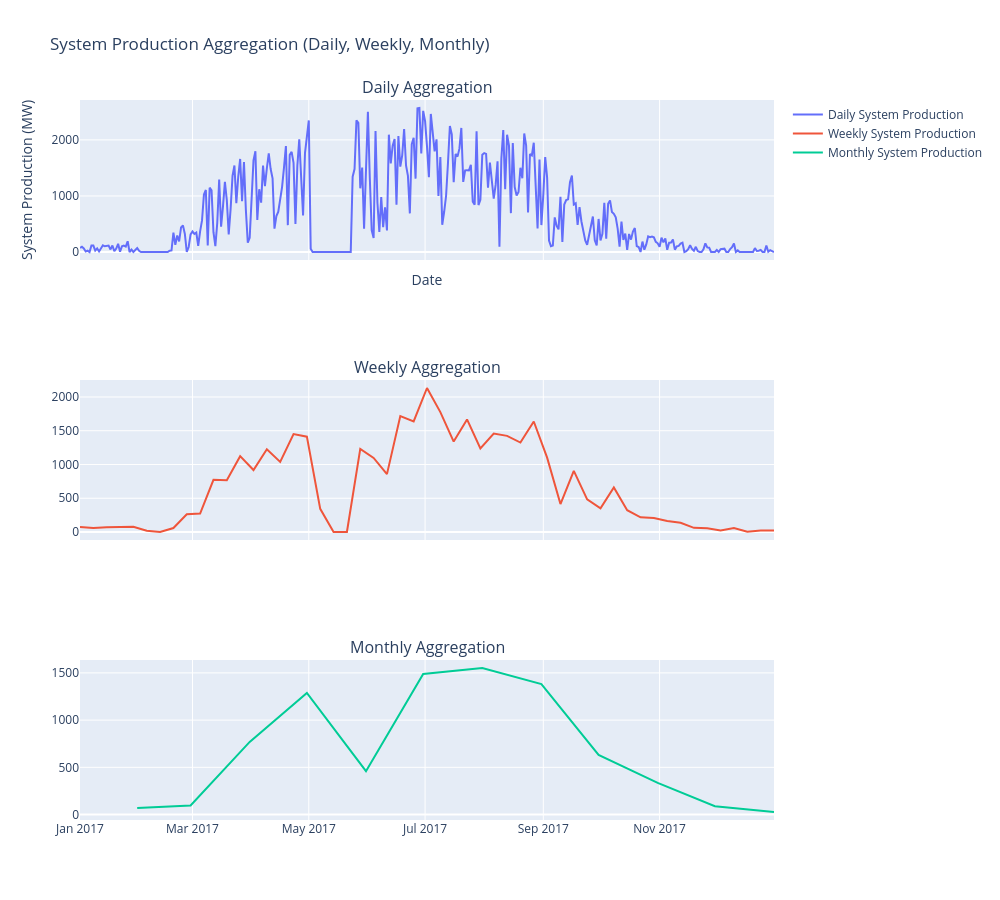

This figure's notebook cell:
### Code cell
import plotly.graph_objs as go
import plotly.subplots as sp

# Create subplots with shared x-axis
fig = sp.make_subplots(rows=3, cols=1, shared_xaxes=True,
                       subplot_titles=("Daily Aggregation", "Weekly Aggregation", "Monthly Aggregation"))

# Plot daily data
fig.add_trace(go.Scatter(x=df_daily.index, y=df_daily['SystemProduction'], mode='lines', name='Daily System Production'),
              row=1, col=1)

# Plot weekly data
fig.add_trace(go.Scatter(x=df_weekly.index, y=df_weekly['SystemProduction'], mode='lines', name='Weekly System Production'),
              row=2, col=1)

# Plot monthly data
fig.add_trace(go.Scatter(x=df_monthly.index, y=df_monthly['SystemProduction'], mode='lines', name='Monthly System Production'),
              row=3, col=1)

# Update layout
fig.update_layout(height=900, width=1000, title_text="System Production Aggregation (Daily, Weekly, Monthly)",
                  xaxis_title='Date', yaxis_title='System Production (MW)')

# Display the figure
fig.show()

### Figure 1 — Plotly figure (JSON) as saved in the notebook; plotly's stock layout.template omitted (floating-point values rounded to 4 significant figures; data arrays with more than 128 entries replaced by an {"elided": "..."} marker saying what was removed)
{"data": [{"mode": "lines", "name": "Daily System Production", "type": "scatter", "x": {"elided": "365 str values"}, "xaxis": "x", "y": {"elided": "365 float values"}, "yaxis": "y"}, {"mode": "lines", "name": "Weekly System Production", "type": "scatter", "x": ["2017-01-01T00:00:00.000000000", "2017-01-08T00:00:00.000000000", "2017-01-15T00:00:00.000000000", "2017-01-22T00:00:00.000000000", "2017-01-29T00:00:00.000000000", "2017-02-05T00:00:00.000000000", "2017-02-12T00:00:00.000000000", "2017-02-19T00:00:00.000000000", "2017-02-26T00:00:00.000000000", "2017-03-05T00:00:00.000000000", "2017-03-12T00:00:00.000000000", "2017-03-19T00:00:00.000000000", "2017-03-26T00:00:00.000000000", "2017-04-02T00:00:00.000000000", "2017-04-09T00:00:00.000000000", "2017-04-16T00:00:00.000000000", "2017-04-23T00:00:00.000000000", "2017-04-30T00:00:00.000000000", "2017-05-07T00:00:00.000000000", "2017-05-14T00:00:00.000000000", "2017-05-21T00:00:00.000000000", "2017-05-28T00:00:00.000000000", "2017-06-04T00:00:00.000000000", "2017-06-11T00:00:00.000000000", "2017-06-18T00:00:00.000000000", "2017-06-25T00:00:00.000000000", "2017-07-02T00:00:00.000000000", "2017-07-09T00:00:00.000000000", "2017-07-16T00:00:00.000000000", "2017-07-23T00:00:00.000000000", "2017-07-30T00:00:00.000000000", "2017-08-06T00:00:00.000000000", "2017-08-13T00:00:00.000000000", "2017-08-20T00:00:00.000000000", "2017-08-27T00:00:00.000000000", "2017-09-03T00:00:00.000000000", "2017-09-10T00:00:00.000000000", "2017-09-17T00:00:00.000000000", "2017-09-24T00:00:00.000000000", "2017-10-01T00:00:00.000000000", "2017-10-08T00:00:00.000000000", "2017-10-15T00:00:00.000000000", "2017-10-22T00:00:00.000000000", "2017-10-29T00:00:00.000000000", "2017-11-05T00:00:00.000000000", "2017-11-12T00:00:00.000000000", "2017-11-19T00:00:00.000000000", "2017-11-26T00:00:00.000000000", "2017-12-03T00:00:00.000000000", "2017-12-10T00:00:00.000000000", "2017-12-17T00:00:00.000000000", "2017-12-24T00:00:00.000000000", "2017-12-31T00:00:00.000000000"], "xaxis": "x2", "y": [74.97, 60.45, 69.34, 71.64, 77.86, 19.41, 0.3294, 58.73, 263.6, 274.0, 773.6, 766.3, 1123.0, 917.8, 1225.0, 1038.0, 1450.0, 1412.0, 343.4, 0.0, 0.0, 1230.0, 1098.0, 857.0, 1717.0, 1638.0, 2133.0, 1775.0, 1340.0, 1668.0, 1238.0, 1459.0, 1424.0, 1325.0, 1637.0, 1102.0, 413.6, 906.4, 484.1, 351.2, 658.9, 322.5, 218.1, 206.4, 162.4, 136.8, 61.42, 56.12, 23.58, 58.92, 4.096, 20.92, 23.64], "yaxis": "y2"}, {"mode": "lines", "name": "Monthly System Production", "type": "scatter", "x": ["2017-01-31T00:00:00.000000000", "2017-02-28T00:00:00.000000000", "2017-03-31T00:00:00.000000000", "2017-04-30T00:00:00.000000000", "2017-05-31T00:00:00.000000000", "2017-06-30T00:00:00.000000000", "2017-07-31T00:00:00.000000000", "2017-08-31T00:00:00.000000000", "2017-09-30T00:00:00.000000000", "2017-10-31T00:00:00.000000000", "2017-11-30T00:00:00.000000000", "2017-12-31T00:00:00.000000000"], "xaxis": "x3", "y": [69.17, 95.89, 769.0, 1287.0, 459.3, 1489.0, 1552.0, 1382.0, 630.6, 335.0, 88.6, 27.14], "yaxis": "y3"}], "layout": {"annotations": [{"font": {"size": 16}, "showarrow": false, "text": "Daily Aggregation", "x": 0.5, "xanchor": "center", "xref": "paper", "y": 1, "yanchor": "bottom", "yref": "paper"}, {"font": {"size": 16}, "showarrow": false, "text": "Weekly Aggregation", "x": 0.5, "xanchor": "center", "xref": "paper", "y": 0.6111, "yanchor": "bottom", "yref": "paper"}, {"font": {"size": 16}, "showarrow": false, "text": "Monthly Aggregation", "x": 0.5, "xanchor": "center", "xref": "paper", "y": 0.2222, "yanchor": "bottom", "yref": "paper"}], "height": 900, "title": {"text": "System Production Aggregation (Daily, Weekly, Monthly)"}, "width": 1000, "xaxis": {"anchor": "y", "domain": [0, 1], "matches": "x3", "showticklabels": false, "title": {"text": "Date"}}, "xaxis2": {"anchor": "y2", "domain": [0, 1], "matches": "x3", "showticklabels": false}, "xaxis3": {"anchor": "y3", "domain": [0, 1]}, "yaxis": {"anchor": "x", "domain": [0.7778, 1], "title": {"text": "System Production (MW)"}}, "yaxis2": {"anchor": "x2", "domain": [0.3889, 0.6111]}, "yaxis3": {"anchor": "x3", "domain": [0, 0.2222]}}}
